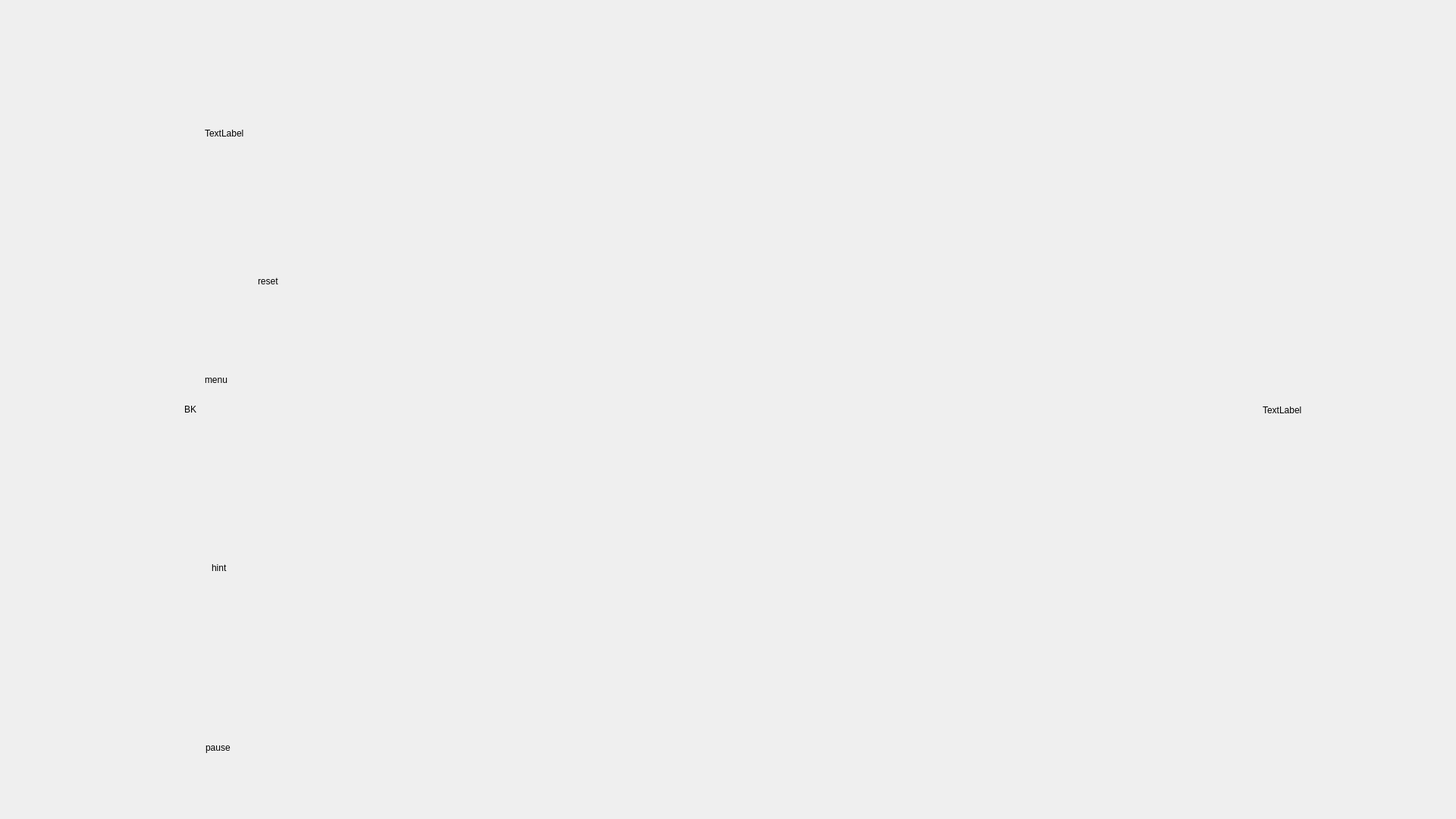
<?xml version="1.0" encoding="UTF-8"?>
<ui version="4.0">
 <class>GameWidget</class>
 <widget class="QWidget" name="GameWidget">
  <property name="geometry">
   <rect>
    <x>0</x>
    <y>0</y>
    <width>1920</width>
    <height>1080</height>
   </rect>
  </property>
  <property name="windowTitle">
   <string>Form</string>
  </property>
  <property name="styleSheet">
   <string notr="true"/>
  </property>
  <widget class="QLabel" name="oriBkLbl">
   <property name="geometry">
    <rect>
     <x>243</x>
     <y>0</y>
     <width>1434</width>
     <height>1080</height>
    </rect>
   </property>
   <property name="text">
    <string>BK</string>
   </property>
  </widget>
  <widget class="QLabel" name="borderLbl">
   <property name="geometry">
    <rect>
     <x>1665</x>
     <y>2</y>
     <width>1055</width>
     <height>1078</height>
    </rect>
   </property>
   <property name="text">
    <string>TextLabel</string>
   </property>
  </widget>
  <widget class="QLabel" name="scoreLbl">
   <property name="geometry">
    <rect>
     <x>270</x>
     <y>60</y>
     <width>391</width>
     <height>231</height>
    </rect>
   </property>
   <property name="text">
    <string>TextLabel</string>
   </property>
  </widget>
  <widget class="QLabel" name="menuLbl">
   <property name="geometry">
    <rect>
     <x>270</x>
     <y>400</y>
     <width>261</width>
     <height>201</height>
    </rect>
   </property>
   <property name="styleSheet">
    <string notr="true"/>
   </property>
   <property name="text">
    <string>menu</string>
   </property>
  </widget>
  <widget class="QLabel" name="hintLbl">
   <property name="geometry">
    <rect>
     <x>279</x>
     <y>613</y>
     <width>308</width>
     <height>272</height>
    </rect>
   </property>
   <property name="styleSheet">
    <string notr="true"/>
   </property>
   <property name="text">
    <string>hint</string>
   </property>
  </widget>
  <widget class="QLabel" name="pauseLbl">
   <property name="geometry">
    <rect>
     <x>271</x>
     <y>885</y>
     <width>301</width>
     <height>201</height>
    </rect>
   </property>
   <property name="styleSheet">
    <string notr="true"/>
   </property>
   <property name="text">
    <string>pause</string>
   </property>
  </widget>
  <widget class="QLabel" name="reSetBtn">
   <property name="geometry">
    <rect>
     <x>340</x>
     <y>340</y>
     <width>121</width>
     <height>61</height>
    </rect>
   </property>
   <property name="styleSheet">
    <string notr="true"/>
   </property>
   <property name="text">
    <string>reset</string>
   </property>
  </widget>
 </widget>
 <resources/>
 <connections/>
</ui>
